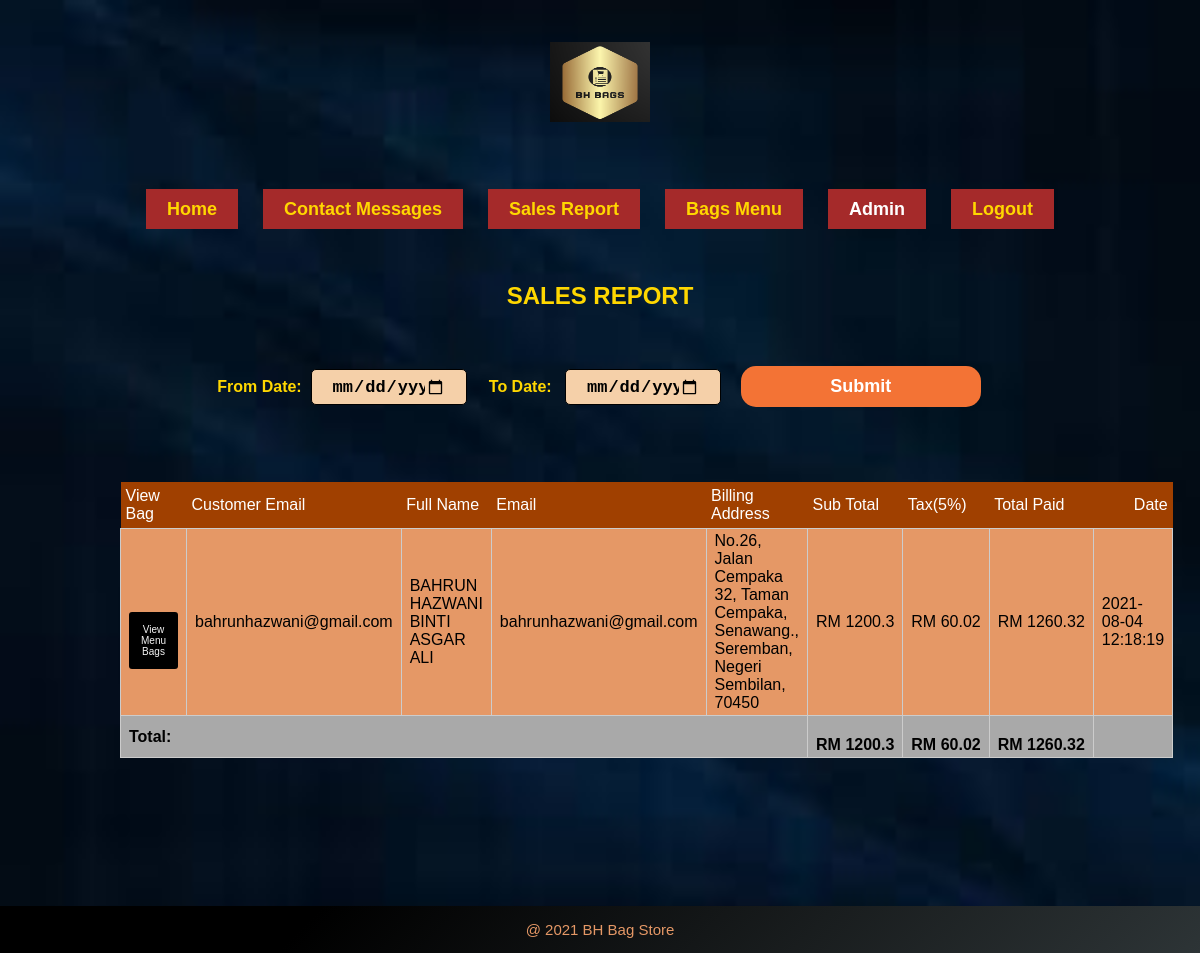
The app's page /admin/sales_report.php (signed in) with its own data.
### tables this page shows
CREATE TABLE `orders` (
  `order_id` int(10) UNSIGNED NOT NULL,
  `user_id` int(10) UNSIGNED NOT NULL,
  `fname` varchar(80) NOT NULL,
  `email` varchar(60) DEFAULT NULL,
  `billing_details` varchar(300) NOT NULL,
  `amount` decimal(15,2) NOT NULL,
  `date` datetime NOT NULL
);

CREATE TABLE `users` (
  `user_id` int(10) UNSIGNED NOT NULL,
  `email` varchar(50) NOT NULL,
  `password` varchar(100) NOT NULL,
  `active` char(1) NOT NULL DEFAULT '0'
);

### connections/dbh.php (called while the page is built, shortened)
<?php
class mypdo{
	 public $pdc = null;
	 public function __construct(){
		 $host = dbhost;
		 $db   =  dbname;
		 $user  =  dbuser;
		 $pass  =   dbpass;
		 $charset = 'utf8mb4';
		 $dsn = "mysql:host=$host;dbname=$db;charset=$charset";
		 $opt = [PDO::ATTR_ERRMODE => PDO::ERRMODE_EXCEPTION, PDO::ATTR_DEFAULT_FETCH_MODE => PDO::FETCH_ASSOC, PDO::ATTR_EMULATE_PREPARES => false,];
		 $this->pdc = new PDO($dsn, $user, $pass, $opt);
		}
	public function get_all($qry){
		 $stmt = $this->pdc->prepare($qry);
	     $stmt->execute();
		 return $stmt->fetchAll();
	}
}

### admin/sales_report.php (the view, shortened to what this page needs)
<?php
include '../connections/dbh.php';
$pdo = new mypdo();
$fdate = '';
$tdate = '';
if($fdate != '' && $tdate == ''){
	$orders = $pdo->get_all("SELECT a.*, b.email as cemail FROM orders a LEFT JOIN users b ON a.user_id = b.user_id WHERE DATE(`date`) = '$fdate' ORDER BY order_id DESC");
}
elseif($tdate != '' && $fdate == ''){
	$orders = $pdo->get_all("SELECT a.*, b.email as cemail FROM orders a LEFT JOIN users b ON a.user_id = b.user_id WHERE DATE(`date`) = '$tdate' ORDER BY order_id DESC");
}
else{
	$orders = $pdo->get_all("SELECT a.*, b.email as cemail FROM orders a LEFT JOIN users b ON a.user_id = b.user_id ORDER BY order_id DESC");
}
?>
<!DOCTYPE html PUBLIC "-//W3C//DTD XHTML 1.0 Transitional//EN" "http://www.w3.org/TR/xhtml1/DTD/xhtml1-transitional.dtd">
<html xmlns="http://www.w3.org/1999/xhtml"
      xmlns:h="http://xmlns.jcp.org/jsf/html"
      xmlns:c="http://xmlns.jcp.org/jsp/jstl/core"
      xmlns:f="http://xmlns.jcp.org/jsf/core">
    <head>
        <link rel="stylesheet" type="text/css" href="sales_report.css"></link>
        <link rel="stylesheet" href="https://cdnjs.cloudflare.com/ajax/libs/font-awesome/5.13.1/css/all.min.css"></link>
        <link rel="stylesheet" href="https://stackpath.bootstrapcdn.com/font-awesome/4.7.0/css/font-awesome.min.css"></link>
    </head>
     <body style = "background-image:  url(../image/kuku.jpg)">
        <center><header class="max-width">
            <br></br><br></br><br></br><br></br>
            <nav>
                <br><br><center><a href="../index.php" class="logo"><img src="../image/logo.png" width="50" height="50"></img> </a></center>
             <br><br>
            <ul>
                <li><a href="index.php">Home</a></li>
                <li><a href="contact_messages.php">Contact Messages</a></li>
                <li><a href="sales_report.php">Sales Report</a></li>
                <li><a href="menu.php">Bags Menu</a></li>
                <li><a class="user_name" style = "color:white;"> <?php echo $_SESSION['ausername']; ?></a></li>
                 <li><a href="logout.php">Logout</a></li>
            </ul>
        </nav>
        </header></center>
        <br></br><br></br><br></br>
        <div class="title" id="title">
            <div class="max-width">
                <h2 class="title">
                    SALES REPORT</h2><br><br>
                <div class="searc_area"><form method="get" action=""><b>From Date:&nbsp;&nbsp;</b><input type="date" name="fdate"  style= "width: 13%;padding: 12px 20px;margin: 8px 0;box-sizing: border-box: 1 px solid black;border: 1px solid black;background-color: #F5D0A9;font-weight: bold;font-size: 17px;" value="<?php echo @$fdate; ?>" />&nbsp;&nbsp;&nbsp;&nbsp;   <b>To Date:&nbsp;&nbsp;</b> <input type="date" name="tdate" style= "width: 13%;padding: 12px 20px;margin: 8px 0;box-sizing: border-box: 1 px solid black;border: 1px solid black;background-color: #F5D0A9;font-weight: bold;font-size: 17px;" value="<?php echo @$tdate; ?>" /> &nbsp;&nbsp; <button class="btn"> Submit</button></form></div>
            </div>
        </div>
        <br><br>
        <section class="section-menu">
            <div class="container-menu" style="min-height:370px">
            <?php if(count($orders) > 0){ ?>
                <center><br>
            <table class="table_m" style = "font-family: Trebuchet MS, sans-serif;">
                <tr>
                    <th style = "background-color:#A04000;">View Bag</th>
                    <th style = "background-color:#A04000;">Customer Email</th>
                    <th style = "background-color:#A04000;">Full Name</th>
                    <th style = "background-color:#A04000;">Email</th>
                    <th style = "background-color:#A04000;">Billing Address</th>
                    <th style = "background-color:#A04000;">Sub Total</th>
                    <th style = "background-color:#A04000;">Tax(5%)</th>
                    <th style = "background-color:#A04000;">Total Paid</th>
                    <th style = "background-color:#A04000;">Date</th>
                </tr>
                <?php
				$all_total = 0;
				$all_subtotal = 0;
				$all_tax = 0;
				foreach($orders as $order){
					$subtotal =  $order['amount'] * 100 / 105;
					$tax = 5 * $subtotal / 100;
					$all_total += $order['amount'];
					$all_subtotal += $subtotal;
					$all_tax += $tax;
				?>
                <tr>
                    <td style = "background-color:#E59866;">
                    <br><br>
                    <a  href="order.php?order_id=<?php echo $order['order_id']; ?>"><button class = "btn5">View Menu Bags</button></a></td>
                    <td style = "background-color:#E59866;"><?php echo $order['cemail']; ?></td>
                    <td style = "background-color:#E59866;"><?php echo $order['fname']; ?></td>
                    <td style = "background-color:#E59866;"><?php echo $order['email']; ?></td>
                    <td style = "background-color:#E59866;">
                    <?php echo $order['billing_details']; ?>
                    </td>
                    <td style = "background-color:#E59866;">RM <?php echo (round($subtotal,2)); ?></td>
                    <td style = "background-color:#E59866;">RM <?php echo (round($tax,2)); ?></td>
                    <td style = "background-color:#E59866">RM <?php echo $order['amount']; ?></td>
                    <td style = "background-color:#E59866"><?php echo $order['date']; ?></td>
                </tr>
                <?php }
				?>
                <tr style="font-weight:bold; background-color:#F9F9F9">
                	<td colspan="5" style="background-color:darkgray;"> Total: </td>
                    <td style="white-space: nowrap; padding-top:20px;background-color:darkgray;">RM <?php echo (round($all_subtotal,2)); ?></td>
                    <td style="white-space: nowrap; padding-top:20px;background-color:darkgray;">RM <?php echo (round($all_tax,2)); ?></td>
                    <td style="white-space: nowrap; padding-top:20px;background-color:darkgray;">RM <?php echo (round($all_total,2)); ?></td>
                    <td style="background-color:darkgray;"></td>
                </tr>
            </table></center>
         <?php } else{?>
         <p style="text-align:center; padding:100px 40px; font-size:24px;color:#E59866;font-family: Trebuchet MS, sans-serif;"> You have not made any order</p>
         <?php } ?>
            </div>
        </section>
        <br><br><br><br>
        <footer>
 <p style="font-size:15px;color:#E59866;font-family: Trebuchet MS, sans-serif;">@ 2021 BH Bag Store</p>
    <script src="../js/admin.js"></script></footer>
    </body>
</html>

### admin/sales_report.css (style rules this page uses)
* { margin: 0; padding: 0; text-decoration: none; box-sizing: border-box; }
body { font-family:serif; background-size: 100% 100%; background-attachment: fixed; justify-content: center; align-item: center; background-position: center; }
.title { padding: 15px 0; text-align: center; color: gold; font-family: Trebuchet MS, sans-serif; }
header { top: 0; left: 0; width: 100%; display: flex; z-index: 999; }
nav { position: relative; height: 80px; width: 100%; font-family: Trebuchet MS, sans-serif; font-size: 18px; }
nav ul { margin-top: 25px; list-style: none; }
nav ul li { list-style: none; display: inline-block; margin: 0 10px; line-height: 40px; background-color: brown; }
nav ul li a { color: gold; font-weight: 600; padding: 5px 20px; border: 1px solid transparent; transition: 0.6s ease; }
.logo img { vertical-align: top; max-width: 30%; }
.btn { background-color: #f37335; border: none; color: white; padding: 10px 27px; text-align: center; text-decoration: none; display: inline-block; font-size: 18px; font-family: Trebuchet MS, sans-serif; margin: 4px 2px; cursor: pointer; font-weight: bold; width:20%; cursor: pointer; outline: none; border-radius: 15px; float: center; }
a { color: brown; }
table { width: 100%; border-collapse: collapse; }
th { text-align: left; padding: 5px; color: white; background: black; font-weight: normal; }
td { padding: 15px 5px; }
td a { color: black; font-size: 12px; }
td:last-child { text-align: right; }
th:last-child { text-align: right; }
footer { background-color: #2d3436; background-image: linear-gradient(315deg, #2d3436 0%, #000000 74%); padding: 15px 23px; color: gold; text-align: center; height: auto; background-position: center; background-size: cover; }
.logo img { float: center; width: 100px; height: 80px; }
.btn5 { background-color: black; color: whitesmoke; padding: 12px; margin: 8px 0; border: none; width: 100%; border-radius: 3px; cursor: pointer; font-size: 10px; }
img { width: 100%; height: 100%; transition: all 0.5s; }
.section-menu { height: auto; text-align: center; background:none; font-family: Trebuchet MS, sans-serif; }
.container-menu { width: 80%; margin: 0 auto; font-family: Trebuchet MS, sans-serif; }
.table_m { border-collapse:collapse; }
.table_m td { padding:3px 8px; border:1px solid #CCC; text-align:left; }
.searc_area input { height:36px; padding-left:10px; border-radius:5px; }
.searc_area button { padding:10px; }
.user_name { color: #0C3; }

### records on screen
orders: user.email "bahrunhazwani@gmail.com", fname "BAHRUN HAZWANI BINTI ASGAR ALI", email "bahrunhazwani@gmail.com", billing_details "No.26, Jalan Cempaka 32, Taman Cempaka, Senawang., Seremban, Negeri Sembilan, 70450", amount "1200.3", amount "60.02", amount "1260.32", date "2021-08-04 12:18:19"

### other values on screen
$_SESSION['ausername'] "Admin"
$all_subtotal "1200.3"
$all_tax "60.02"
$all_total "1260.32"
